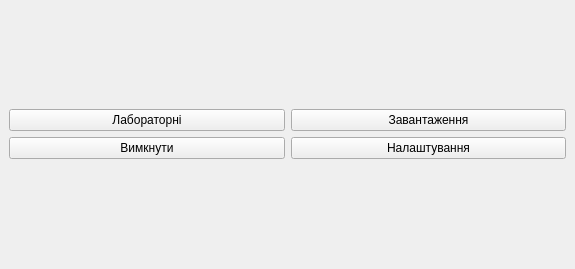
<?xml version="1.0" encoding="UTF-8"?>
<ui version="4.0">
 <class>MainWindow</class>
 <widget class="QMainWindow" name="MainWindow">
  <property name="geometry">
   <rect>
    <x>0</x>
    <y>0</y>
    <width>575</width>
    <height>269</height>
   </rect>
  </property>
  <property name="windowTitle">
   <string>TestComplex</string>
  </property>
  <widget class="QWidget" name="centralwidget">
   <layout class="QVBoxLayout" name="verticalLayout_2">
    <item>
     <layout class="QVBoxLayout" name="verticalLayout">
      <item>
       <layout class="QHBoxLayout" name="horizontalLayout">
        <item>
         <widget class="QPushButton" name="LabsButton">
          <property name="text">
           <string>Лабораторні</string>
          </property>
         </widget>
        </item>
        <item>
         <widget class="QPushButton" name="DumpButton">
          <property name="text">
           <string>Завантаження</string>
          </property>
         </widget>
        </item>
       </layout>
      </item>
      <item>
       <layout class="QHBoxLayout" name="horizontalLayout_2">
        <item>
         <widget class="QPushButton" name="OffButton">
          <property name="text">
           <string>Вимкнути</string>
          </property>
         </widget>
        </item>
        <item>
         <widget class="QPushButton" name="SettingsButton">
          <property name="text">
           <string>Налаштування</string>
          </property>
         </widget>
        </item>
       </layout>
      </item>
     </layout>
    </item>
   </layout>
  </widget>
 </widget>
 <resources/>
 <connections/>
</ui>
